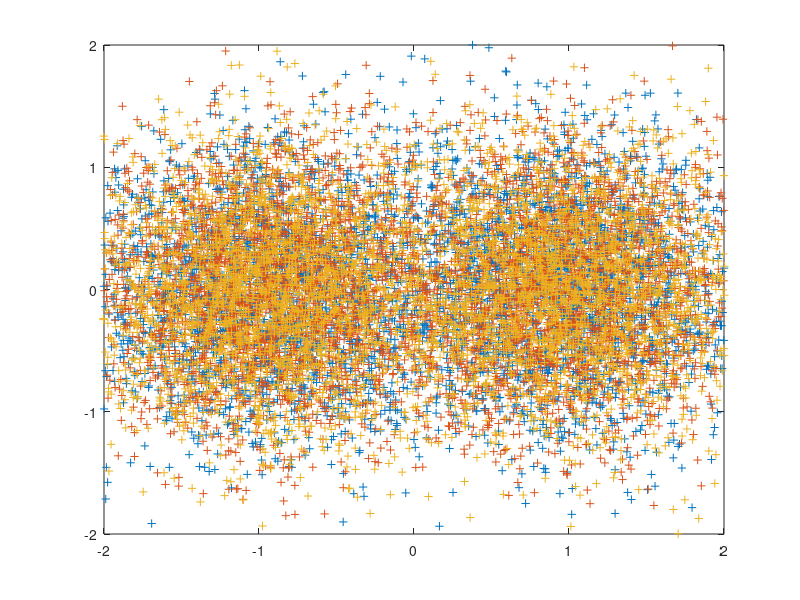
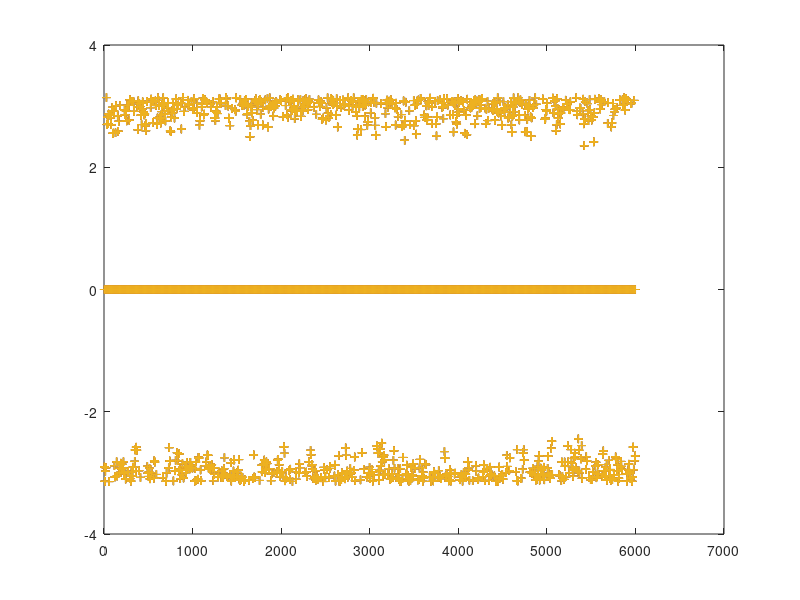

Source code (MATLAB) for these figures, in order:
% bpsk_hf.m
% David Rowe Mar 2017
%
% Rate Rs BPSK simulation to explore phase estimation
% over multiple carriers in HF channel

#{
 TODO:
   [ ] sim pilot based phase est using known symbols
   [ ] test AWGN BER with averaging pilots from adj carriers
#}

1;

function sim_out = run_sim(sim_in)
  Rs = 100;

  Nbits = sim_in.Nbits;
  EbNodB = sim_in.EbNodB;
  verbose = sim_in.verbose;
  hf_en = sim_in.hf_en;
  Ns = sim_in.Ns;          % step size for pilots
  Nc = sim_in.Nc;          % Number of cols, aka number of carriers
  Nr = Nbits/Nc;           % Number of rows to get Nbits total
  phase_offset = sim_in.phase_offset;

  assert(Nbits/Nc == floor(Nbits/Nc), "Nbits/Nc must be an integer");
  
  % set up HF model

  if hf_en

    % some typical values

    dopplerSpreadHz = 1.0; path_delay = 1E-3*Rs;

    spread1 = doppler_spread(dopplerSpreadHz, Rs, Nr*2);
    spread2 = doppler_spread(dopplerSpreadHz, Rs, Nr*2);
    hf_gain = 1.0/sqrt(var(spread1)+var(spread2));
    % printf("nsymb: %d lspread1: %d\n", nsymb, length(spread1));
  end
  
  % simulate for each Eb/No point

  for nn=1:length(EbNodB)
    rand('seed',1);
    randn('seed',1);

    EbNo = 10 .^ (EbNodB(nn)/10);
    variance = 1/(EbNo/2);
    noise = sqrt(variance)*(0.5*randn(Nr,Nc) + j*0.5*randn(Nr,Nc));

    tx_bits = rand(Nr,Nc) > 0.5;
    tx = 1 - 2*tx_bits;

    rx = tx * exp(j*phase_offset);

    if hf_en

      % simplified rate Rs simulation model that doesn't include
      % ISI, just freq filtering.  We assume perfect phase estimation
      % so it's just amplitude distortion.
      
      % Note Rs carrier spacing, sample rate is Rs

      hf_model = zeros(Nr,Nc); phase_est = zeros(Nr,Nc);
      for i=1:Nr
        for c=1:Nc
          w = 2*pi*c*Rs/Rs; 
          hf_model(i,c) = hf_gain*(spread1(i) + exp(-j*w*path_delay)*spread2(i));
        end

        if sim_in.av_phase

          % Simulate obtaining phase est by averaging hf channel model
          % samples at carrier frequencies adjacent to each carrier.
          % In case of edge carriers we sample HF channel model to one
          % side of carrier for now, for a real world estimate we'd
          % need to interpolate phase to edge carriers somehow

          for c=1:Nc
            phase_sum = 0;
            for cc = c-1:c+1
              w = 2*pi*cc*Rs/Rs; 
              ahf_model = hf_gain*(spread1(i) + exp(-j*w*path_delay)*spread2(i));
              phase_sum += ahf_model;
            end
            phase_est(i,c) = angle(phase_sum); 
          end
          rx(i,:) = rx(i,:) .* hf_model(i,:) .* exp(-j*phase_est(i,:));

        else

          % just apply amplitude fading, assume we have ideal phase est

          rx(i,:) = rx(i,:) .* abs(hf_model(i,:));
        end
      end
    end

    rx += noise;

    Nbits_np = Nbits;
    rx_np = rx;
    tx_bits_np = tx_bits;

    % pilot based phase est, we use known tx symbols as pilots ----------

    if sim_in.pilot_phase_est

      % est phase from pilots either side of data symbols
      % adjust phase of data symbol
      % demodulate and count errors of just data
 
      phase_est_log = zeros(Nr,Nc);
      for c=1:Nc
        for r=1:Ns:Nr-Ns

          % estimate phase using average of two pilots at either end of frame

          %aphase_est_rect = rx(r,c)*tx(r,c)' +  rx(r+Ns,c)*tx(r+Ns,c)';
          aphase_est_rect = sum(rx(r,:)*tx(r,:)') +  sum(rx(r+Ns,:)*tx(r+Ns,:)');
          aphase_est = angle(aphase_est_rect);

          % apply this phase estimate to symbols in frame, and check for error

          for rr=r+1:r+Ns-1
            rx(rr,c) *= exp(-j*aphase_est);
            phase_est_log(rr,c) = aphase_est;
          end
        end
      end

      % build up tx_bits and rx symbols matrices without pilots
      
      tx_bits_np = []; rx_np = []; Nbits_np = 0;
      for r=1:Nr
        if mod(r-1,Ns) != 0
          tx_bits_np = [tx_bits_np; tx_bits(r,:)];
          rx_np = [rx_np; rx(r,:)];
          Nbits_np += Nc;
        end
      end
    end

    % calculate BER stats as a block, after pilots extracted

    rx_bits_np = real(rx_np) < 0;
    errors = xor(tx_bits_np, rx_bits_np);
    Nerrs = sum(sum(errors));

    printf("EbNodB: %3.2f BER: %4.3f Nbits: %d Nerrs: %d\n", EbNodB(nn), Nerrs/Nbits_np, Nbits_np, Nerrs);

    if verbose
      figure(1); clf; 
      plot(rx_np,'+');
      axis([-2 2 -2 2]);
      if sim_in.pilot_phase_est
        figure(2); clf;
        plot(phase_est_log,'+');
      end
      if hf_en
        figure(2); clf; 
        plot(abs(hf_model));
        figure(3); clf; 
        plot(angle(hf_model));
        hold on; plot(phase_est,'+'); hold off;
      end
    end

    sim_out.ber(nn) = sum(Nerrs)/Nbits;
  end
endfunction


function run_curves
  sim_in.verbose = 0;
  sim_in.Nbits = 90000;
  sim_in.EbNodB = 2:8;
  sim_in.hf_en = 1;
  sim_in.Nc = 3;

  sim_in.av_phase = 0;
  bpsk_hf = run_sim(sim_in);

  sim_in.av_phase = 1;
  bpsk_hf_av_phase = run_sim(sim_in);

  figure(3); clf;
  semilogy(sim_in.EbNodB, bpsk_hf.ber,'b+-;BPSK HF;');
  hold on;
  semilogy(sim_in.EbNodB, bpsk_hf_av_phase.ber,'g+-;BPSK HF average phase;');
  hold off;
  xlabel('Eb/No (dB)');
  ylabel('BER');
  grid;
  legend('boxoff');
end


function run_single
  data_rows = 1000;
  sim_in.Nc = 3;
  sim_in.Ns = 6;
  sim_in.Nbits = (data_rows*sim_in.Ns+1)*sim_in.Nc;
  sim_in.EbNodB = 2;
  sim_in.verbose = 1;
  sim_in.pilot_phase_est = 1;
  sim_in.phase_offset = -pi;
  sim_in.hf_en = 0;
  sim_in.av_phase = 0;

  run_sim(sim_in);
end


format;
more off;

run_single
%run_curves



